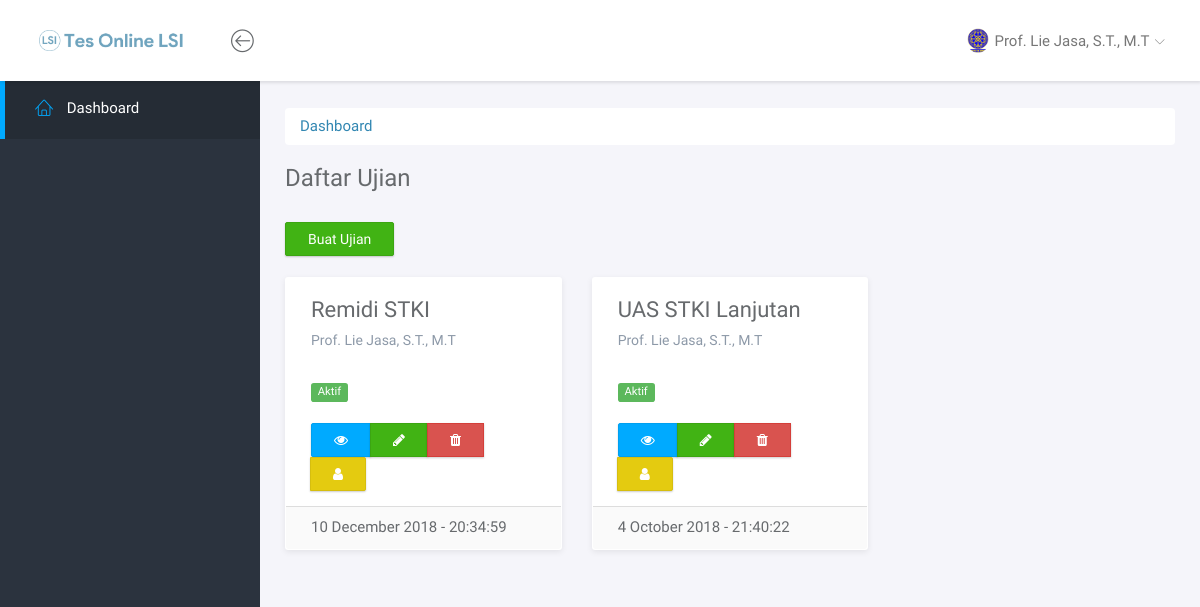
The page /dosen (signed in) on the database as committed earlier.
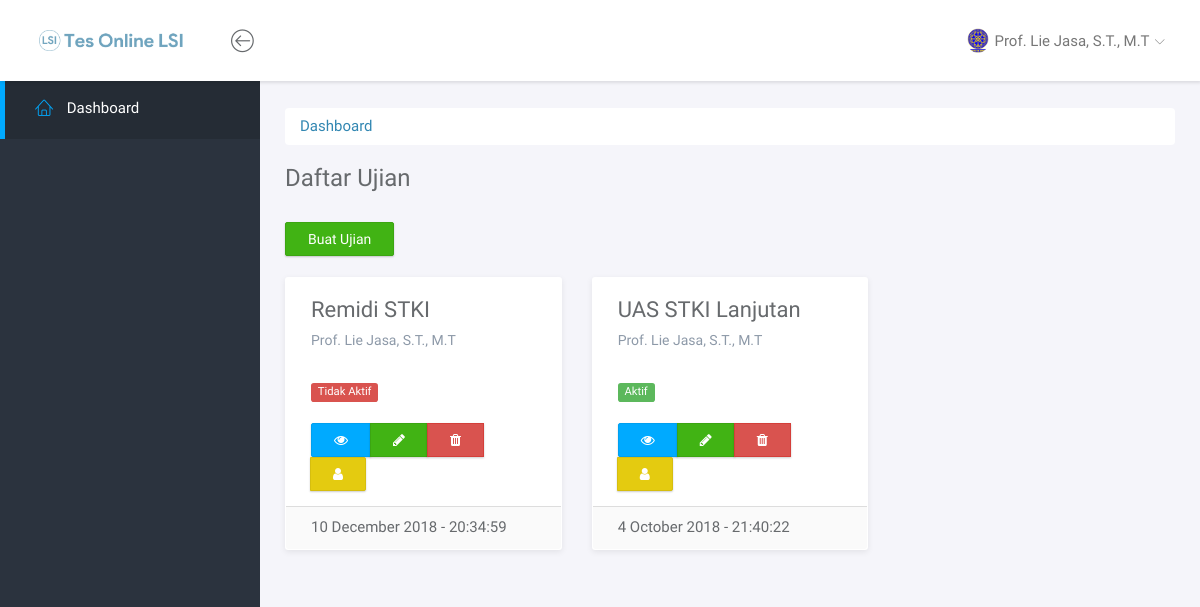
The same page on the database as committed later.
### tables this page shows
CREATE TABLE `tb_ujian` (
  `id_ujian` int(10) NOT NULL AUTO_INCREMENT,
  `nama_ujian` varchar(255) DEFAULT NULL,
  `tgl_buat_ujian` datetime DEFAULT NULL,
  `tgl_selesai_ujian` datetime DEFAULT NULL,
  `id_dosen` int(11) DEFAULT NULL,
  `status_ujian` enum('Aktif','Selesai','Dihapus') DEFAULT NULL,
  PRIMARY KEY (`id_ujian`),
  KEY `id_dosen` (`id_dosen`),
  CONSTRAINT `tb_ujian_ibfk_1` FOREIGN KEY (`id_dosen`) REFERENCES `tb_dosen` (`id_dosen`)
);

CREATE TABLE `tb_dosen` (
  `id_dosen` int(10) NOT NULL AUTO_INCREMENT,
  `nama_dosen` varchar(255) DEFAULT NULL,
  `username_dosen` varchar(255) DEFAULT NULL,
  `password_dosen` varchar(255) DEFAULT NULL,
  PRIMARY KEY (`id_dosen`)
);

### include/dosen/content_dashboard.php (the view, shortened to what this page needs)
<div class="main">
	<div class="main-content">
		<div class="container-fluid">
			<nav aria-label="breadcrumb" role="navigation">
			  <ol class="breadcrumb" style="background:#fff">
			    <li class="breadcrumb-item active" aria-current="page"><a href="<?php echo $web_url?>dosen">Dashboard</a></li>
			  </ol>
			</nav>
			<h3 class="page-title">Daftar Ujian</h3>
			<a class="btn-success btn ml-4 mt-4" href="<?php echo $web_url."dosen/" ?>buat-ujian">Buat Ujian</a><br></br>
			<div class="row">
				<?php
					$ujian = mysqli_query($conn, "SELECT *, YEAR(tgl_buat_ujian) AS tahun, MONTHNAME(tgl_buat_ujian) AS bulan, DAY(tgl_buat_ujian) AS tanggal, TIME(tgl_buat_ujian) AS jam FROM tb_ujian INNER JOIN tb_dosen ON tb_ujian.`id_dosen`=tb_dosen.`id_dosen` WHERE status_ujian != 'Dihapus' ORDER BY id_ujian DESC");
					foreach ($ujian as $nilai) {
				?>
				<div class="col-md-4">
					<div class="panel panel-headline">
						<div class="panel-heading">
							<h3 class="panel-title"><?php echo $nilai['nama_ujian']; ?></h3>
							<p class="panel-subtitle"><?php echo $nilai['nama_dosen']; ?></p>
						</div>
						<div class="panel-body">
							<?php
								if($nilai['status_ujian']=="Aktif") {
							?>
							<span class="label label-success">Aktif</span>
							<?php
								} else {
							?>
							<span class="label label-danger">Tidak Aktif</span>
							<?php
								}
							?>
							?><br /><br />
							<div class="btn-group" role="group" aria-label="Basic example">
							  <a title="Lihat Soal" href="dosen/<?php echo $nilai['id_ujian']?>" class="btn btn-primary"><i class="fa fa-eye"></i></a>
							  <a title="Edit Ujian" href="dosen/<?php echo $nilai['id_ujian']?>/edit" class="btn btn-success"><i class="fa fa-pencil"></i></a>
							  <a title="Hapus Ujian" href="#" data-toggle="modal" data-target="#nilaiModal<?php echo $nilai['id_ujian'] ?>" class="btn btn-danger"><i class="fa fa-trash"></i></a>
							  <a title="Lihat Nilai Mahasiswa" href="dosen/<?php echo $nilai['id_ujian']?>/lihat-nilai" class="btn btn-warning"><i class="fa fa-user"></i></a>
							</div>
						</div>
						<div class="panel-footer">
						<?php
							echo $nilai['tanggal']." ".$nilai['bulan']." ".$nilai['tahun']." - ".$nilai['jam']
						?>
						</div>
					</div>
				</div>
				<?php
					}
				?>
			</div>
		</div>
	</div>
</div>

Rows that differ between the two databases and show on the page:
changed tb_ujian "Remidi STKI": status_ujian "Aktif" → "Tidak Aktif"
